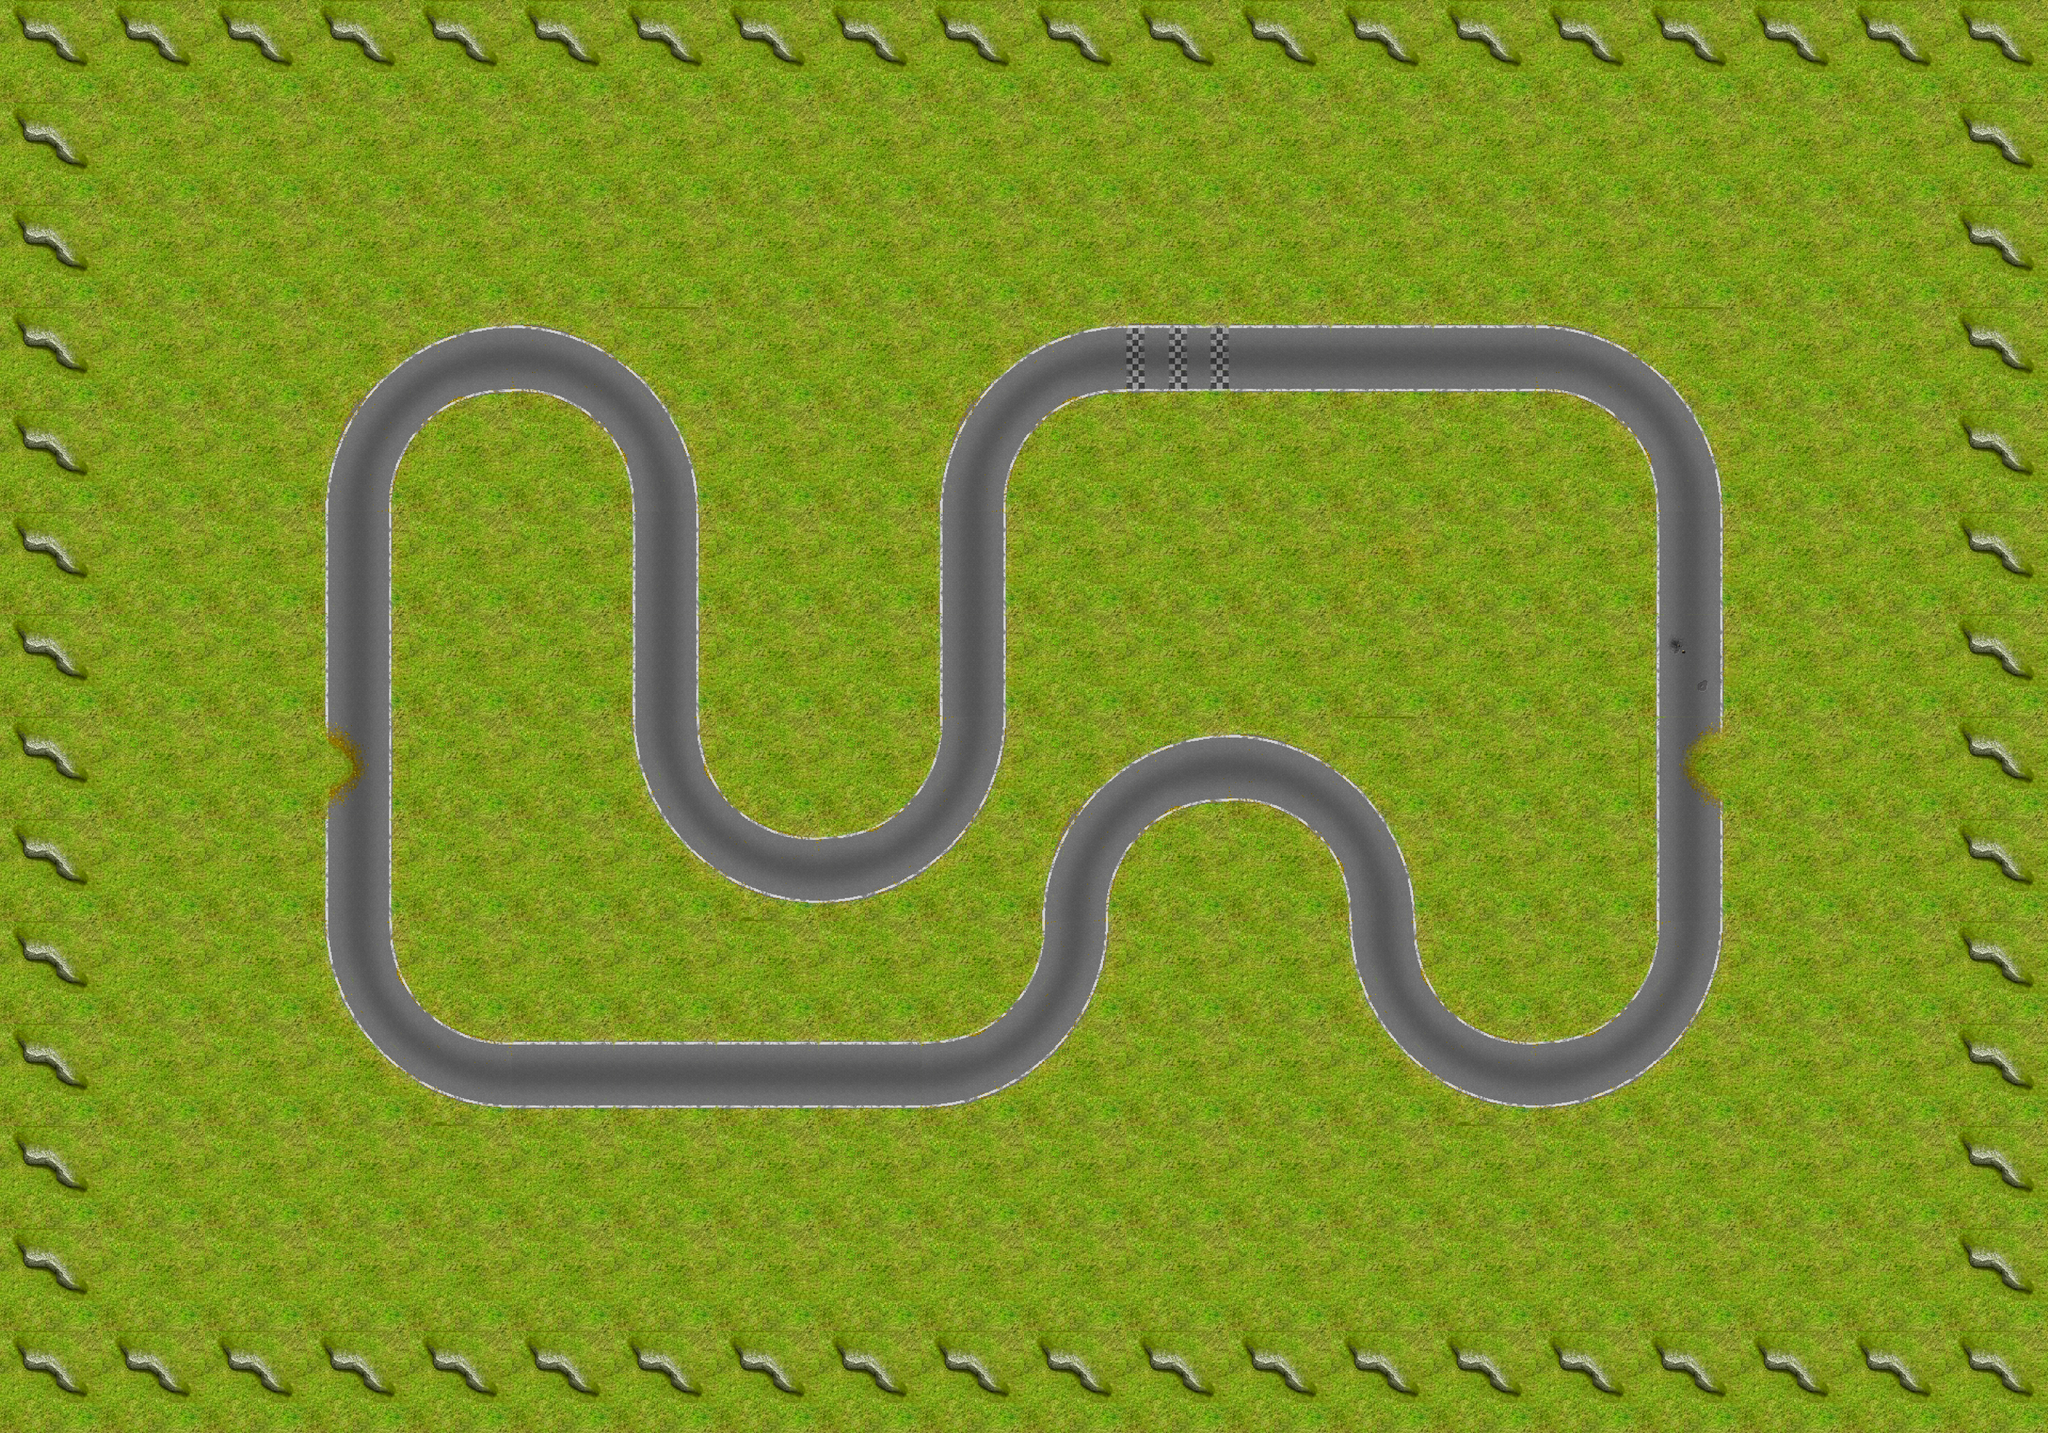

This is a level from a 2D game, rendered from its Tiled map with the project's own tilesets. A one-line summary and the map file follow, with tile-layer data summarised:
An orthogonal 20x14 tile map with 224x224 px tiles, 1 tile layer (track) and 107 objects (22x tree-6, 6x tree-9, 4x palm, 2x tree-5, 2x tree-7, ...).

<map version="1.0" orientation="orthogonal" width="20" height="14" tilewidth="224" tileheight="224">
 <properties>
  <property name="name" value="Boring long" />
 </properties>
 <tileset firstgid="1" name="tileset" tilewidth="224" tileheight="224">
  <image source="tilesets/nature/224.png" width="896" height="3360" />
  <tile id="0">
   <properties>
    <property name="orient" value="v" />
   </properties>
  </tile>
  <tile id="1">
   <properties>
    <property name="orient" value="h" />
   </properties>
  </tile>
  <tile id="2">
   <properties>
    <property name="orient" value="v" />
   </properties>
  </tile>
  <tile id="3">
   <properties>
    <property name="orient" value="h" />
   </properties>
  </tile>
  <tile id="4">
   <properties>
    <property name="orient" value="tl" />
   </properties>
  </tile>
  <tile id="5">
   <properties>
    <property name="orient" value="tr" />
   </properties>
  </tile>
  <tile id="6">
   <properties>
    <property name="orient" value="v" />
   </properties>
  </tile>
  <tile id="7">
   <properties>
    <property name="orient" value="h" />
    <property name="type" value="start" />
   </properties>
  </tile>
  <tile id="8">
   <properties>
    <property name="orient" value="bl" />
   </properties>
  </tile>
  <tile id="9">
   <properties>
    <property name="orient" value="br" />
   </properties>
  </tile>
  <tile id="10">
   <properties>
    <property name="orient" value="h" />
   </properties>
  </tile>
  <tile id="11">
   <properties>
    <property name="orient" value="v" />
    <property name="type" value="start" />
   </properties>
  </tile>
  <tile id="12">
   <properties>
    <property name="orient" value="v" />
   </properties>
  </tile>
  <tile id="13">
   <properties>
    <property name="orient" value="h" />
   </properties>
  </tile>
  <tile id="14">
   <properties>
    <property name="orient" value="v" />
   </properties>
  </tile>
  <tile id="15">
   <properties>
    <property name="orient" value="h" />
   </properties>
  </tile>
  <tile id="16">
   <properties>
    <property name="orient" value="tl" />
   </properties>
  </tile>
  <tile id="17">
   <properties>
    <property name="orient" value="tr" />
   </properties>
  </tile>
  <tile id="18">
   <properties>
    <property name="orient" value="v" />
   </properties>
  </tile>
  <tile id="20">
   <properties>
    <property name="orient" value="bl" />
   </properties>
  </tile>
  <tile id="21">
   <properties>
    <property name="orient" value="br" />
   </properties>
  </tile>
  <tile id="22">
   <properties>
    <property name="orient" value="h" />
   </properties>
  </tile>
  <tile id="27">
   <properties>
    <property name="orient" value="x" />
   </properties>
  </tile>
  <tile id="52">
   <properties>
    <property name="orient" value="h" />
   </properties>
  </tile>
  <tile id="53">
   <properties>
    <property name="orient" value="v" />
   </properties>
  </tile>
 </tileset>
 <layer name="track" width="20" height="14">
  <properties>
   <property name="start" value="right" />
  </properties>
  <data>[280 cells, 280 non-empty, 25 distinct tile ids]</data>
 </layer>
 <objectgroup color="#00ff00" name="static-meshes" width="20" height="14" visible="0" />
 <objectgroup color="#55ffff" name="trees-" width="20" height="14" visible="0">
  <object name="palm" type="palm" x="1330" y="1032" width="61" height="68">
   <properties>
    <property name="scale" value="4" />
   </properties>
  </object>
  <object name="palm" type="palm" x="1764" y="1047" width="61" height="68">
   <properties>
    <property name="scale" value="5" />
   </properties>
  </object>
  <object name="palm" type="palm" x="1560" y="1129" width="61" height="68">
   <properties>
    <property name="scale" value="5" />
   </properties>
  </object>
  <object name="palm" type="palm" x="1001" y="1260" width="61" height="68">
   <properties>
    <property name="scale" value="5" />
   </properties>
  </object>
 </objectgroup>
 <objectgroup color="#55ffff" name="trees" width="20" height="14">
  <object name="tree-2" type="tree-2" x="3253" y="1623" width="61" height="68">
   <properties>
    <property name="scale" value="2" />
   </properties>
  </object>
  <object name="tree-5" type="tree-5" x="1460" y="2120" width="61" height="68">
   <properties>
    <property name="scale" value="4" />
   </properties>
  </object>
  <object name="tree-6" type="tree-6" x="989" y="1141" width="61" height="68">
   <properties>
    <property name="scale" value="4" />
   </properties>
  </object>
  <object name="tree-7" type="tree-7" x="3121" y="1444" width="61" height="68">
   <properties>
    <property name="scale" value="4" />
   </properties>
  </object>
  <object name="tree-6" type="tree-6" x="2666" y="2022" width="61" height="68">
   <properties>
    <property name="scale" value="5" />
   </properties>
  </object>
  <object name="tree-9" type="tree-9" x="2428" y="1183" width="61" height="68">
   <properties>
    <property name="scale" value="5" />
   </properties>
  </object>
  <object name="tree-9" type="tree-9" x="1096" y="1742" width="61" height="68">
   <properties>
    <property name="scale" value="5" />
   </properties>
  </object>
  <object name="tree-7" type="tree-7" x="1788" y="1490" width="61" height="68">
   <properties>
    <property name="scale" value="4" />
   </properties>
  </object>
  <object name="tree-1" type="tree-1" x="2033" y="741" width="61" height="68">
   <properties>
    <property name="scale" value="1.25" />
   </properties>
  </object>
  <object name="tree-5" type="tree-5" x="3762" y="667" width="61" height="68">
   <properties>
    <property name="scale" value="3" />
   </properties>
  </object>
  <object name="tree-6" type="tree-6" x="1462" y="769" width="61" height="68">
   <properties>
    <property name="scale" value="4" />
   </properties>
  </object>
  <object name="tree-9" type="tree-9" x="1252" y="1980" width="61" height="68">
   <properties>
    <property name="scale" value="5" />
   </properties>
  </object>
  <object name="tree-9" type="tree-9" x="1732" y="1086" width="61" height="68">
   <properties>
    <property name="scale" value="5" />
   </properties>
  </object>
  <object name="tree-9" type="tree-9" x="2739" y="1293" width="61" height="68">
   <properties>
    <property name="scale" value="5" />
   </properties>
  </object>
  <object name="tree-9" type="tree-9" x="2796" y="1103" width="61" height="68">
   <properties>
    <property name="scale" value="5" />
   </properties>
  </object>
  <object name="tree-6" type="tree-6" x="2499" y="2211" width="61" height="68">
   <properties>
    <property name="scale" value="5" />
   </properties>
  </object>
  <object name="tree-6" type="tree-6" x="2875" y="2314" width="61" height="68">
   <properties>
    <property name="scale" value="5" />
   </properties>
  </object>
  <object name="tree-6" type="tree-6" x="2621" y="1066" width="61" height="68">
   <properties>
    <property name="scale" value="5" />
   </properties>
  </object>
  <object name="tree-6" type="tree-6" x="2942" y="1278" width="61" height="68">
   <properties>
    <property name="scale" value="5" />
   </properties>
  </object>
  <object name="tree-6" type="tree-6" x="3227" y="1238" width="61" height="68">
   <properties>
    <property name="scale" value="5" />
   </properties>
  </object>
  </objectgroup>
 <objectgroup color="#ffaa00" name="lights" width="20" height="14" visible="0">
  <!-- 6 objects omitted --></objectgroup>
 <objectgroup color="#a40002" name="walls" width="20" height="14">
  <!-- 23 objects omitted --></objectgroup>
 <objectgroup color="#e5f100" name="sectors" width="20" height="14">
  <!-- 39 objects omitted --></objectgroup>
 <objectgroup color="#e3e600" name="route" width="20" height="14">
  <!-- 1 objects omitted --></objectgroup>
</map>
<!-- 83 of 107 objects omitted -->
